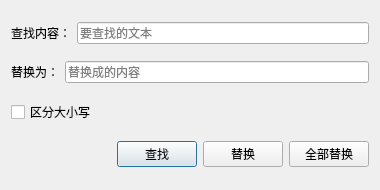
<?xml version="1.0" encoding="UTF-8"?>
<ui version="4.0">
 <class>ReplaceDialog</class>
 <widget class="QDialog" name="ReplaceDialog">
  <property name="geometry">
   <rect>
    <x>0</x>
    <y>0</y>
    <width>380</width>
    <height>190</height>
   </rect>
  </property>
  <property name="windowTitle">
   <string>替换</string>
  </property>
  <layout class="QVBoxLayout" name="verticalLayout">
   <item>
    <layout class="QHBoxLayout" name="hlFind">
     <item>
      <widget class="QLabel" name="lblFind">
       <property name="text">
        <string>查找内容：</string>
       </property>
      </widget>
     </item>
     <item>
      <widget class="QLineEdit" name="editFind">
       <property name="placeholderText">
        <string>要查找的文本</string>
       </property>
      </widget>
     </item>
    </layout>
   </item>
   <item>
    <layout class="QHBoxLayout" name="hlReplace">
     <item>
      <widget class="QLabel" name="lblReplace">
       <property name="text">
        <string>替换为：</string>
       </property>
      </widget>
     </item>
     <item>
      <widget class="QLineEdit" name="editReplace">
       <property name="placeholderText">
        <string>替换成的内容</string>
       </property>
      </widget>
     </item>
    </layout>
   </item>
   <item>
    <widget class="QCheckBox" name="checkCase">
     <property name="text">
      <string>区分大小写</string>
     </property>
    </widget>
   </item>
   <item>
    <layout class="QHBoxLayout" name="hlButtons">
     <item>
      <spacer name="hSpacer">
       <property name="orientation">
        <enum>Qt::Horizontal</enum>
       </property>
       <property name="sizeHint" stdset="0">
        <size>
         <width>40</width>
         <height>20</height>
        </size>
       </property>
      </spacer>
     </item>
     <item>
      <widget class="QPushButton" name="btnFind">
       <property name="text">
        <string>查找</string>
       </property>
      </widget>
     </item>
     <item>
      <widget class="QPushButton" name="btnReplace">
       <property name="text">
        <string>替换</string>
       </property>
      </widget>
     </item>
     <item>
      <widget class="QPushButton" name="btnReplaceAll">
       <property name="text">
        <string>全部替换</string>
       </property>
      </widget>
     </item>
    </layout>
   </item>
  </layout>
 </widget>
 <resources/>
 <connections/>
</ui>
